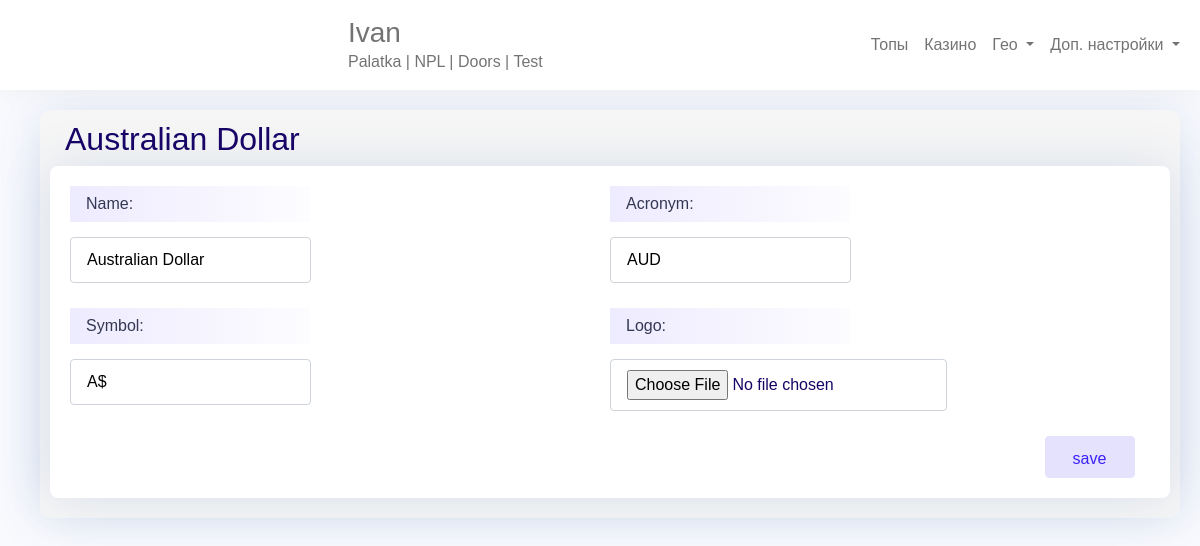
Page /top/admin/currencyedit/2/ (signed in) on the committed database.
### top/models.py (models this page shows, shortened)
class Source(models.Model):
    name = models.CharField(u'Источник', blank=False, max_length=255, null=False)
    class Meta:
        verbose_name = u"Источник"
        verbose_name_plural = u"Источники"

### geo/models.py (models this page shows, shortened)
class Currency(models.Model):
    name = models.CharField(u'name', max_length=50, unique=True)
    acronym = models.CharField(u'acronym', max_length=5, null=True, default=None)
    symbol = models.CharField(u'symbol', max_length=5, blank=True, null=True, default=None)
    logo = ThumbnailerImageField(u'logo', upload_to="upload/img/currency/", blank=True)
    class Meta:
        verbose_name = u"Currency"
        verbose_name_plural = u"Currencies"

### top/views.py (the view, shortened to what this page needs)
# urls.py: path('top/admin/currencyedit/<slug:slug>/', topviews.currencyedit, name='currency_edit'),  # CurrencyEdit
@login_required
def currencyedit(request, slug):
    context = {}
    if slug == 'new':
        currency = Currency(name='New')
    else:
        currency = get_object_or_404(Currency, id=slug)
    temp = 'topadmin/currencyedit.html'
    formMain = CurrencyForm(instance=currency)
    context.update({'currency': currency, 'formMain': formMain})
    return render(request, temp, context)

### top/forms.py
class CurrencyForm(ModelForm):
    class Meta:
        model = Currency
        fields = ('__all__')

### templates/topadmin/currencyedit.html (shortened to what this page needs)
{% extends './base.html' %}
{% block content %}
	<div class="row">
		<div class="box">
			<h2 class="casinoadmin-title">{{currency.name}}</h2>
			<div class="box-item">
				<form method="POST" enctype="multipart/form-data">
					{{formMain.as_p}}
					<div class="btn-box">
						<input class="btn" type="submit" value="save">
					</div>
				</form>
			</div>
		</div>
	</div>
{% endblock %}

### templates/topadmin/base.html (shortened to what this page needs)
<!DOCTYPE html>
<html lang="en">
<head>
	<link rel="stylesheet" href="/media/topadmin/fonts/stylesheet.css">
	<link rel="stylesheet" href="/media/topadmin/styles/jquery-ui.css">
	<link rel="stylesheet" href="/media/topadmin/styles/bootstrap.min.css">
	<link href="/media/topadmin/styles/widgets.css" type="text/css" media="all" rel="stylesheet">
	<link rel="stylesheet" href="/media/topadmin/styles/styles.css">
</head>
<body>
		<nav class="navbar fixed-top navbar-expand-lg navbar-light">
			<div class="container-fluid">
				<div class="navbar-text">
					<h3 class="m-0 p-0">{{user.username}}</h3>
					<p class="m-0 p-0">
						{% for source in user.profile.permission.all %}
							{% if forloop.counter != 1 %}
								 |
							{% endif %}
							{{source.name}}
						{% endfor %}
					</p>
				</div>
				<ul class="navbar-nav">
					<li class="nav-item">
						<a class="nav-link"  href="{% url 'topadmin' %}">Топы</a>
					</li>
					<li class="nav-item">
						<a class="nav-link" href="{% url 'casinoadmin' %}">Казино</a>
					</li>
					<li class="nav-item dropdown">
						<a class="nav-link  dropdown-toggle" href="#" id="navbarDropdown-geo" role="button" data-bs-toggle="dropdown" aria-expanded="false">
							Гео
						</a>
					</li>
					<li class="nav-item dropdown">
						<a class="nav-link  dropdown-toggle" href="#" id="navbarDropdown-casino" role="button" data-bs-toggle="dropdown" aria-expanded="false">
							Доп. настройки
						</a>
					</li>
				</ul>
			</div>
		</nav>
		<main>
			<div class="container">
				{% block content %}
				{% endblock %}
			</div>
		</main>
</body>
</html>

### media/topadmin/styles/styles.css (style rules this page uses)
body { font-family: 'Poppins', sans-serif; color: #180466; background: #F9FAFE; }
.navbar { background: #fff; box-shadow: 0 0 20px 1px #eaeaea99; }
main { margin-top: 100px; }
.box { background: #f6f6f6; border-radius: 10px; margin: 10px; padding: 10px; box-shadow: rgba(42, 89, 152, 15%) 0px 0px 50px; }
.box-item { margin-bottom: 10px; width: 100%; background: #fff; padding: 5px; border-radius: 8px; box-shadow: rgb(42 89 152 / 15%) 0px 0px 50px; }
.btn-box { display: flex; justify-content: end; align-items: center; margin: 0 auto; width: 100%; }
.btn-box .btn { margin-right: 15px; }
.btn { min-width: 90px; padding: 10px 16px 6px 15px; border-radius: 4px; border: none; color: #3C21F7; border: 1px solid #E5E2FE; background: #E5E2FE; transition: color .15s ease-in-out,background-color .15s ease-in-out,border-color .15s ease-in-out,box-shadow .15s ease-in-out; }
.casinoadmin-title { padding-left: 15px; }
form { display: flex; flex-wrap: wrap; padding: 15px; }
form>p { display: block; width: 50%; }
form>p:not(:last-child) { margin-bottom: 25px; }
form>p label { display: block; color: #343853; padding: 4px 10px 0 0; word-wrap: break-word; line-height: 1; margin-bottom: 15px; background: linear-gradient(to right, rgb(60 33 247 / 9%) 0%, rgba(60, 33, 247, 0.01) 100%); padding: 10px 16px; max-width: 240px; }
form>p input, form>p select, form>p textarea { padding: 10px 16px; border-radius: 4px; border: 1px solid #ced4da; }

### rows in the picture
Source: name "Palatka"
Source: name "NPL"
Source: name "Doors"
Source: name "Test"
Currency: name "Australian Dollar", acronym "AUD", symbol "A$"

### other values in the picture
{{ user.username }} "Ivan"
